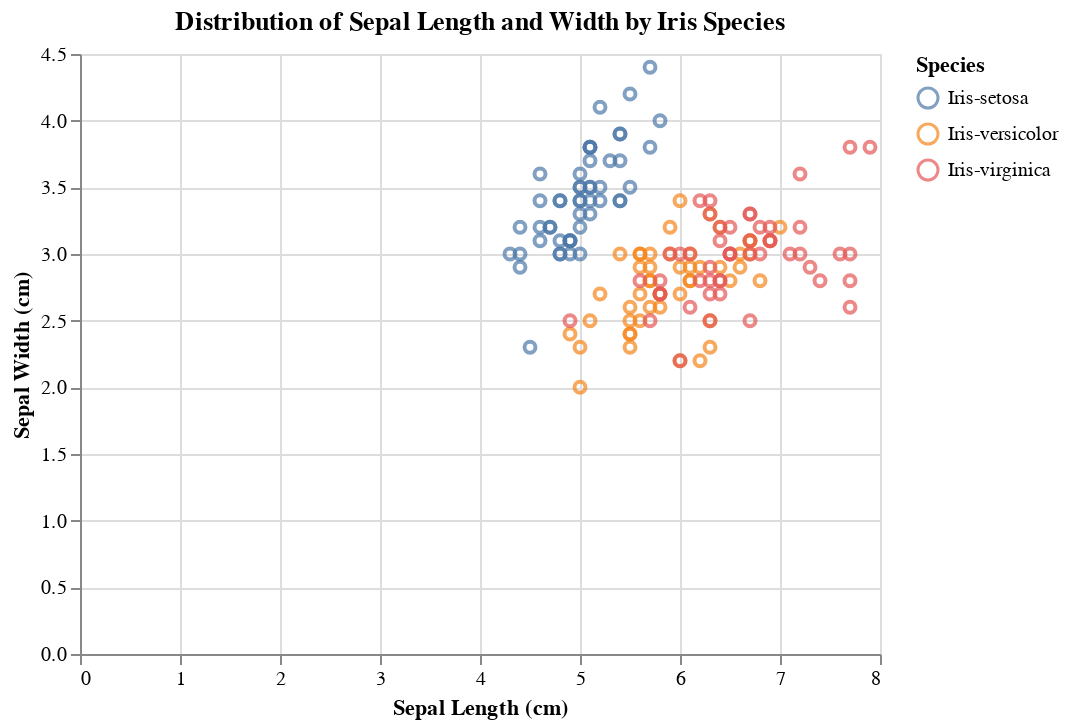

Source (notebook cell):
### Code cell
import altair as alt
chart = alt.Chart(data_set1).mark_point().encode(
    alt.X("SepalLengthCm", title="Sepal Length (cm)"),
    alt.Y("SepalWidthCm", title="Sepal Width (cm)"),
    color="Species",
).properties(
    title="Distribution of Sepal Length and Width by Iris Species"
)
chart

### Figure 1 — Vega-Lite specification as saved in the notebook (floating-point values rounded to 4 significant figures; data arrays with more than 128 entries replaced by an {"elided": "..."} marker saying what was removed)
{"config": {"view": {"continuousWidth": 400, "continuousHeight": 300}}, "data": {"name": "data-3878385a43bc18615f96195a9a32d0d2"}, "mark": "point", "encoding": {"color": {"field": "Species", "type": "nominal"}, "x": {"field": "SepalLengthCm", "title": "Sepal Length (cm)", "type": "quantitative"}, "y": {"field": "SepalWidthCm", "title": "Sepal Width (cm)", "type": "quantitative"}}, "title": "Distribution of Sepal Length and Width by Iris Species", "$schema": "https://vega.github.io/schema/vega-lite/v4.17.0.json", "datasets": {"data-3878385a43bc18615f96195a9a32d0d2": {"elided": "150 records"}}}
